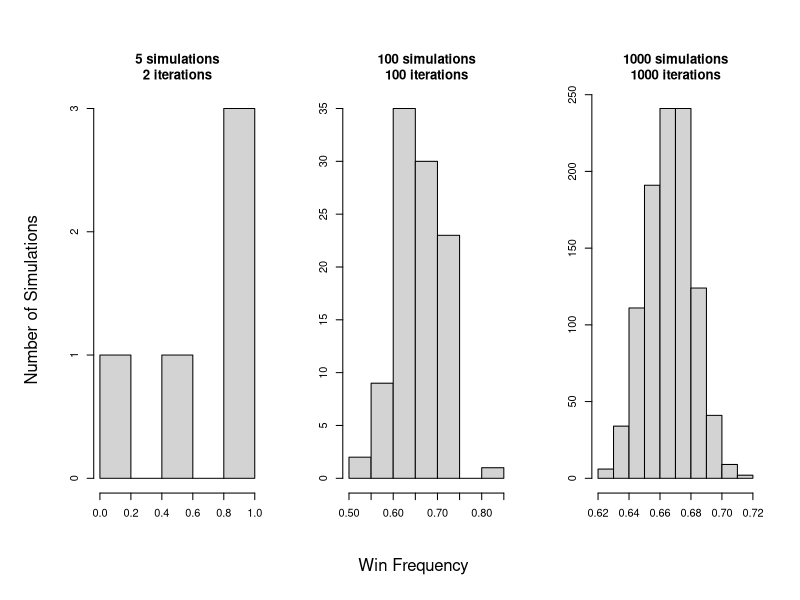
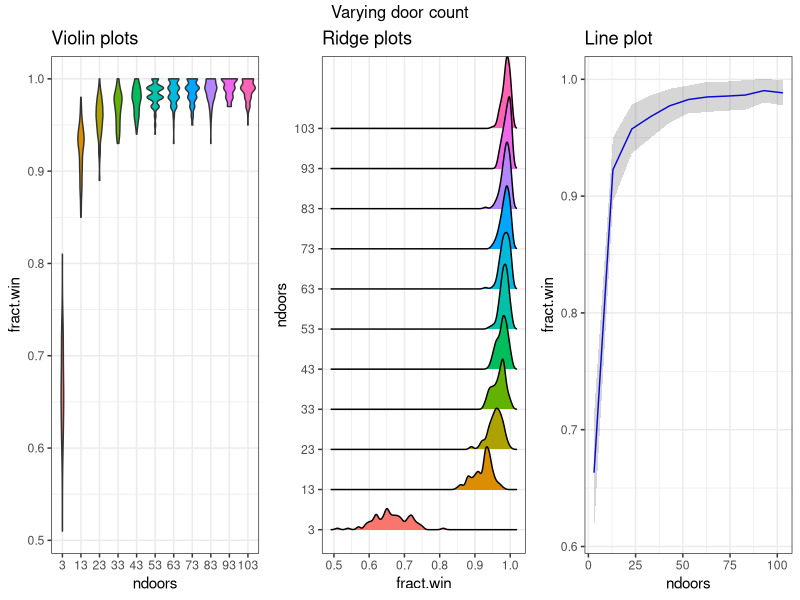
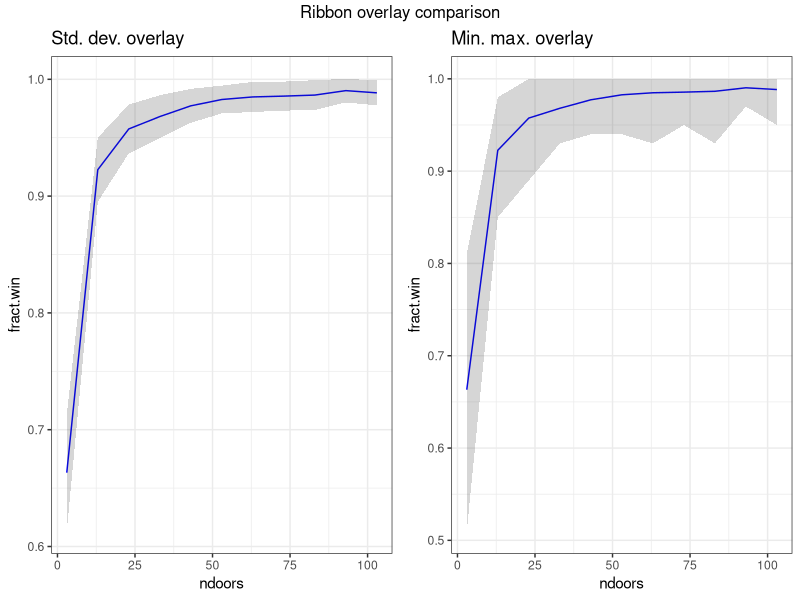

These charts were generated, in order, by the following R code: (Note: this script raises an error after producing the figures.)
## ---- chunk 1
# require(devtools); install_github("metamaden/montyhall")
# library(montyhall)
knitr::opts_chunk$set(eval = TRUE, echo = TRUE)
## ---- chunk 2
library(ggplot2)
library(gridExtra)
library(ggridges)

mhsim <- function(niter = 100, seed = 1, ndoors = 3, 
                  ndec1 = 1, ndec2 = 1, nprizes = 1,
                  nrevealdif = 1, prize.index = NULL,
                  selectdec1 = "random", doorswitch = 1, 
                  montyselect = "random", verbose.results = FALSE){
  set.seed(seed)
  lr <- c() # new return object
  if(verbose.results){
    lv <- list()
  }
  doorseq <- seq(1, ndoors, 1)
  for(i in 1:niter){
    # pick prize door index
    which.prize <- sample(doorseq, nprizes)
    # run decision 1
    if(selectdec1 == "random"){
      dec1select <- sample(doorseq, ndec1)
    } else{
      if(is.numeric(selectdec1) & selectdec1 %in% doorseq){
        dec1select <- selectdec1
      } else{
        stop("Invalid decision 1 selectoin specified.")
      }
    }
    # run montyselect
    doorremain1 <- doorseq[!doorseq == dec1select] # exclude player first selection
    nr <- length(doorremain1) - nrevealdif # calculate the reveal difference
    # validate reveal difference value
    if(nr < 0 | nr > length(doorremain1) - 1){
      stop("Too many doors specified for Monty to reveal. Increase `nrevealdif`.")
    }
    if(montyselect == "random"){
      # if more than 1 prize, allow monty to reveal n - 1 prizes
      if(length(which.prize) > 1){
        mdooroptions <- doorremain1
      } else{
        mdooroptions <- doorremain1[!doorremain1 %in% which.prize]
      }
      if(length(mdooroptions) < 2){
        mselect <- mdooroptions
      } else{
        mselect <- sample(mdooroptions, nr)
      }
    }
    # run decision 2
    # exclude monty's doors and decision 1 doors from switch options
    doorremain2 <- doorseq[!doorseq %in% c(mselect, dec1select)]
    # parse switch likelihood
    if(is.numeric(doorswitch) & doorswitch >= 0 & doorswitch <= 1){
      ssvar <- ifelse(doorswitch == 1, "switch", 
             sample(c(rep("switch", 100*doorswitch), 
                      rep("stay", 100 - 100*doorswitch)), 1))
    } else{
      stop("Invalid doorswitch value.")
    }
    # evalue switch decision
    if(ssvar == "switch"){
      if(length(doorremain2) > 1){
        dec2select <- sample(doorremain2, ndec2)
      } else{
        dec2select <- doorremain2
      }
    } else{
      dec2select <- dec1select
    }
    # evaluate results
    lr <- c(lr, ifelse(dec2select %in% c(which.prize), "win", "loss"))
    if(verbose.results){
      lv[[length(lv) + 1]] <- list("which.prize" = which.prize,
                                   "dec1select" = dec1select,
                                   "nr" = nr,
                                   "montyselect" = mselect,
                                   "dec2select" = dec2select)
    }
  }
  if(verbose.results){
    return(list("results" = lr, "details" = lv))
  } else{
    return(lr) # return iterations results
  }
}

getfw = function(nsimulations = 5, niterations = 2, ndoors = 3, 
                 prize.index = NULL, doorswitch = 1,
                 verbose.results = FALSE){
  fw <- c() # vector of win fractions across simulations
  vr <- list() # results for verbose results option
  for(s in 1:nsimulations){
    lrs <- mhsim(seed = s, niter = niterations, ndoors = ndoors,
                 prize.index = prize.index, doorswitch = doorswitch,
                 verbose.results = verbose.results)
    if(verbose.results){
      vr[[paste0(s)]] <- lrs
    } else{
      fw <- c(fw, length(which(lrs == "win"))/length(lrs))
    }
  }
  if(verbose.results){
    return(vr)
  } else{
    return(fw)
  }
}

getggdat <- function(ld){
  dfp <- matrix(nrow = 0, ncol = 2)
  for(i in 1:length(lnd)){
    nrep <- length(lnd[[i]])
    ndi <- as.numeric(names(lnd)[i])
    ndv <- rep(as.numeric(ndi), nrep)
    dati <- lnd[[i]]
    lmi <- matrix(c(dati, ndv), ncol = 2, byrow = FALSE)
    dfp <- rbind(dfp, lmi)
  }
  dfp <- as.data.frame(dfp, stringsAsFactors = F)
  colnames(dfp) <- c("fract.win", "ndoors")
  ulvl <- unique(dfp[,2])
  olvl <- ulvl[order(unique(dfp[,2]))]
  dfp[,2] <- factor(dfp[,2], levels = olvl)
  return(dfp)
}

getlinedat <- function(ld, ribbontype = "sd", xtitle = "ndoors"){
  dfp <- matrix(nrow = 0, ncol = 4)
  for(i in 1:length(lnd)){
    dati <- lnd[[i]]
    ndi <- as.numeric(names(lnd)[i])
    meandat <- mean(dati)
    # parse ribbon overlay
    if(ribbontype == "sd"){
      mindat <- meandat - sd(dati)
      maxdat <- meandat + sd(dati)
    }
    if(ribbontype == "minmax"){
      mindat <- min(dati)
      maxdat <- max(dati)
    }
    lmi <- matrix(c(meandat, maxdat, mindat, ndi), nrow = 1)
    dfp <- rbind(dfp, lmi)
  }
  dfp <- as.data.frame(dfp, stringsAsFactors = F)
  colnames(dfp) <- c("fract.win", "max", "min", xtitle)
  return(dfp)
}

getlineplot <- function(ld, ptitle = "Plot title", ribbontype = "sd",
                        xlim = NULL, ylim = NULL, xlab = "ndoors"){
  dfp <- getlinedat(ld, ribbontype = ribbontype)
  if(is.null(xlim) & is.null(ylim)){
    plp <- ggplot(dfp, aes(ndoors)) +
      geom_line(aes(y = fract.win), colour = "blue") + 
      geom_ribbon(aes(ymin = min, ymax = max), alpha = 0.2) +
      theme_bw() + ggtitle(ptitle) + xlab(xlab)
  }
  if(!is.null(xlim) & !is.null(ylim)){
    plp <- ggplot(dfp, aes(ndoors)) +
      geom_line(aes(y = fract.win), colour = "blue") + 
      geom_ribbon(aes(ymin = min, ymax = max), alpha = 0.2) +
      theme_bw() + ggtitle(ptitle) +
      ylim(ylim[1], ylim[2]) +
      xlim(xlim[1], xlim[2]) + xlab(xlab)
  }
  return(plp)
}

getprettyplots <- function(ld, topmain = "Top Title"){
  # fromat results data
  dfp <- getggdat(ld)
  
  # violin plots
  p1 <- ggplot(dfp, aes(x = ndoors, y = fract.win, fill = ndoors)) +
    geom_violin() + theme_bw() + theme(legend.position = "none") +
    ggtitle("Violin plots")
  
  # ridge plots
  p2 <- ggplot(dfp, aes(x = fract.win, y = ndoors, fill = ndoors)) +
    geom_density_ridges() + theme_bw() + theme(legend.position = "none") +
    ggtitle("Ridge plots")
  
  # line plot
  p3 <- getlineplot(ld, ptitle = "Line plot")
  
  # make the composite plot
  grid.arrange(p1, p2, p3, ncol = 3, top = topmain)
}


## ---- chunk 3
# parameter sets
simv <- c(5, 100, 1000)
iterv <- c(2, 100, 1000)
lr <- list()
t1 <- Sys.time()
for(s in 1:length(simv)){
  runname <- paste0(simv[s], ";", iterv[s])
  lr[[runname]] <- getfw(nsimulations = simv[s], niterations = iterv[s])
}
tdif <- Sys.time() - t1
## ---- chunk 4
pdf("mh_3runs.pdf", 10, 4)
# format image output
par(mfrow = c(1, 3), oma = c(3, 3, 3, 1))
for(r in 1:length(lr)){
  rdat <- lr[[r]]
  # get plot title info
  rname <- names(lr)[r]
  simr <- gsub(";.*", "", rname)
  iterr <- gsub(".*;", "", rname)
  pmain <- paste0(simr," simulations\n", iterr, " iterations")
  # add run histogram to image output
  hist(rdat, main = pmain, xlab = "", ylab = "")
}
# add outer axis labels
mtext("Win Frequency", side = 1, outer = T)
mtext("Number of Simulations", side = 2, outer = T)
dev.off()
## ---- chunk 5
# run normalcy tests
st1 <- shapiro.test(lr[["5;2"]])$p.value
st2 <- shapiro.test(lr[["100;100"]])$p.value
st3 <- shapiro.test(lr[["1000;1000"]])$p.value
## ---- chunk 6
# get win frequencies from varying ndoors
simi = 100; iteri = 100
ndoorl <- seq(3, 103, 10)
seedl <- seq(1, 100, 1)
lnd <- list()
t1 <- Sys.time()
for(nd in ndoorl){
  fw <- getfw(simi, iteri, nd)
  lnd[[paste0(nd)]] <- fw
}
tdif <- Sys.time() - t1
# store the reference plot
pref <- getlineplot(lnd, ptitle = "Canonical rules, varying doors")
## ---- chunk 7
pdf("mh_ndoors_3plots.pdf", 10, 4)
getprettyplots(lnd, "Varying door count")
dev.off()
## ---- chunk 8
pclassic1 <- getlineplot(lnd, ptitle = "Std. dev. overlay", ribbontype = "sd")
pclassic2 <- getlineplot(lnd, ptitle = "Min. max. overlay", ribbontype = "minmax")

pdf("mh_2lineplots.pdf", 5, 3)
grid.arrange(pclassic1, pclassic2, top = "Ribbon overlay comparison", ncol = 2)
dev.off()
## ---- chunk 9
# get fwin dist across ndoors
plist <- list()
sfreq <- seq(0, 1, 0.1)
t1 <- Sys.time()
ldat <- list()
for(s in sfreq){
  simi = 100; iteri = 100
  ndoorl <- seq(3, 103, 10)
  seedl <- seq(1, 100, 1)
  lnd <- list()
  for(nd in ndoorl){
    fw <- getfw(simi, iteri, nd, doorswitch = s)
    lnd[[paste0(nd)]] <- fw
  }
  plist[[paste0(s)]] <- getlineplot(lnd, ptitle = paste0("S.F. = ", s),
                                    xlim = c(0, 100), ylim = c(0, 1),
                                    xlab = "", ylab = "")
  ldat[[paste0(s)]] <- lnd
  # message(s)
}
tdif <- Sys.time() - t1
## ---- chunk 10
pdf("mh_switchfreq.pdf", 10, 6)
grid.arrange(plist[[1]], plist[[2]], plist[[3]],
             plist[[4]], plist[[5]], plist[[6]],
             plist[[7]], plist[[8]], plist[[9]],
             plist[[10]],
             ncol = 5, 
             bottom = "Number of Doors", left = "Win Fraction")
dev.off()
## ---- chunk 11
sfreq <- seq(0, 1, 0.1)
lnd <- list()
for(s in sfreq){
  simi = 100; iteri = 100
  seedl <- seq(1, 100, 1)
  fw <- getfw(simi, iteri, doorswitch = s)
  lnd[[paste0(s)]] <- fw
}
pdf("mh_switchfreq_classicrules.pdf", 4, 4)
getlineplot(lnd, ptitle = "Win Freq. by Switch Freq.", 
            xlim = c(0, 1), ylim = c(0, 1), 
            xlab = "Switch frequency")
dev.off()
